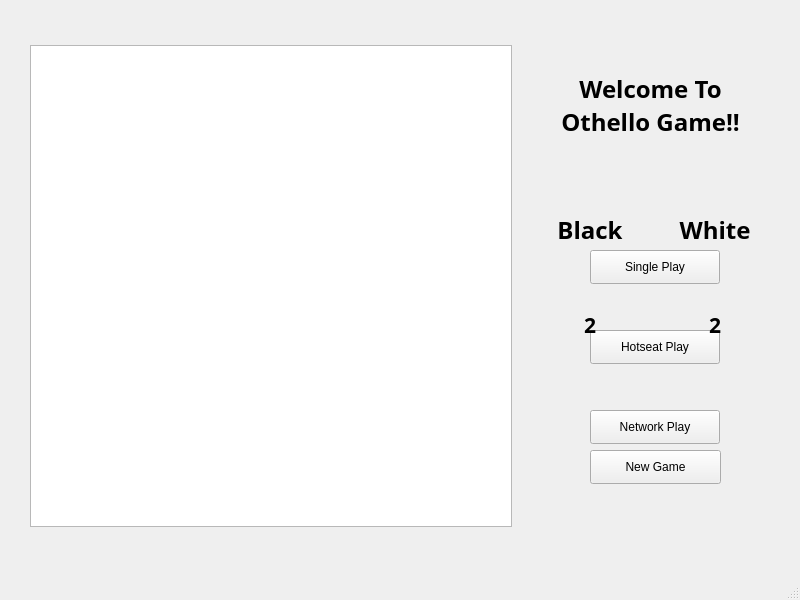
<?xml version="1.0" encoding="UTF-8"?>
<ui version="4.0">
 <class>MainWindow</class>
 <widget class="QMainWindow" name="MainWindow">
  <property name="geometry">
   <rect>
    <x>0</x>
    <y>0</y>
    <width>800</width>
    <height>600</height>
   </rect>
  </property>
  <property name="windowTitle">
   <string>Othello</string>
  </property>
  <widget class="QWidget" name="centralwidget">
   <widget class="QTableView" name="boardTable">
    <property name="geometry">
     <rect>
      <x>30</x>
      <y>45</y>
      <width>482</width>
      <height>482</height>
     </rect>
    </property>
    <property name="sizePolicy">
     <sizepolicy hsizetype="Fixed" vsizetype="Fixed">
      <horstretch>0</horstretch>
      <verstretch>0</verstretch>
     </sizepolicy>
    </property>
    <property name="minimumSize">
     <size>
      <width>482</width>
      <height>482</height>
     </size>
    </property>
    <property name="maximumSize">
     <size>
      <width>482</width>
      <height>482</height>
     </size>
    </property>
    <property name="font">
     <font>
      <pointsize>12</pointsize>
     </font>
    </property>
    <property name="cursor" stdset="0">
     <cursorShape>ArrowCursor</cursorShape>
    </property>
    <property name="focusPolicy">
     <enum>Qt::NoFocus</enum>
    </property>
    <property name="verticalScrollBarPolicy">
     <enum>Qt::ScrollBarAlwaysOff</enum>
    </property>
    <property name="horizontalScrollBarPolicy">
     <enum>Qt::ScrollBarAlwaysOff</enum>
    </property>
    <property name="sizeAdjustPolicy">
     <enum>QAbstractScrollArea::AdjustIgnored</enum>
    </property>
    <property name="autoScroll">
     <bool>false</bool>
    </property>
    <property name="selectionMode">
     <enum>QAbstractItemView::NoSelection</enum>
    </property>
    <property name="wordWrap">
     <bool>true</bool>
    </property>
    <attribute name="horizontalHeaderVisible">
     <bool>false</bool>
    </attribute>
    <attribute name="horizontalHeaderMinimumSectionSize">
     <number>60</number>
    </attribute>
    <attribute name="horizontalHeaderDefaultSectionSize">
     <number>60</number>
    </attribute>
    <attribute name="verticalHeaderVisible">
     <bool>false</bool>
    </attribute>
    <attribute name="verticalHeaderMinimumSectionSize">
     <number>60</number>
    </attribute>
    <attribute name="verticalHeaderDefaultSectionSize">
     <number>60</number>
    </attribute>
   </widget>
   <widget class="QLabel" name="titleLabel">
    <property name="geometry">
     <rect>
      <x>510</x>
      <y>20</y>
      <width>281</width>
      <height>171</height>
     </rect>
    </property>
    <property name="font">
     <font>
      <family>맑은 고딕</family>
      <pointsize>18</pointsize>
      <weight>75</weight>
      <bold>true</bold>
     </font>
    </property>
    <property name="text">
     <string>Welcome To
Othello Game!!</string>
    </property>
    <property name="alignment">
     <set>Qt::AlignCenter</set>
    </property>
   </widget>
   <widget class="QPushButton" name="singlePlayBtn">
    <property name="geometry">
     <rect>
      <x>590</x>
      <y>250</y>
      <width>130</width>
      <height>34</height>
     </rect>
    </property>
    <property name="text">
     <string>Single Play</string>
    </property>
   </widget>
   <widget class="QPushButton" name="hotseatPlayBtn">
    <property name="geometry">
     <rect>
      <x>590</x>
      <y>330</y>
      <width>130</width>
      <height>34</height>
     </rect>
    </property>
    <property name="text">
     <string>Hotseat Play</string>
    </property>
   </widget>
   <widget class="QPushButton" name="networkPlayBtn">
    <property name="geometry">
     <rect>
      <x>590</x>
      <y>410</y>
      <width>130</width>
      <height>34</height>
     </rect>
    </property>
    <property name="text">
     <string>Network Play</string>
    </property>
   </widget>
   <widget class="QLabel" name="scoreBlackLbl">
    <property name="geometry">
     <rect>
      <x>550</x>
      <y>300</y>
      <width>80</width>
      <height>50</height>
     </rect>
    </property>
    <property name="font">
     <font>
      <family>넥슨Lv1고딕 Bold</family>
      <pointsize>16</pointsize>
      <weight>75</weight>
      <bold>true</bold>
     </font>
    </property>
    <property name="text">
     <string>2</string>
    </property>
    <property name="alignment">
     <set>Qt::AlignCenter</set>
    </property>
   </widget>
   <widget class="QLabel" name="scoreWhiteLbl">
    <property name="geometry">
     <rect>
      <x>675</x>
      <y>300</y>
      <width>80</width>
      <height>50</height>
     </rect>
    </property>
    <property name="font">
     <font>
      <family>넥슨Lv1고딕 Bold</family>
      <pointsize>16</pointsize>
      <weight>75</weight>
      <bold>true</bold>
     </font>
    </property>
    <property name="text">
     <string>2</string>
    </property>
    <property name="alignment">
     <set>Qt::AlignCenter</set>
    </property>
   </widget>
   <widget class="QLabel" name="blackLbl">
    <property name="geometry">
     <rect>
      <x>540</x>
      <y>200</y>
      <width>100</width>
      <height>60</height>
     </rect>
    </property>
    <property name="font">
     <font>
      <family>넥슨Lv1고딕 Bold</family>
      <pointsize>18</pointsize>
      <weight>75</weight>
      <bold>true</bold>
     </font>
    </property>
    <property name="text">
     <string>Black</string>
    </property>
    <property name="alignment">
     <set>Qt::AlignCenter</set>
    </property>
   </widget>
   <widget class="QLabel" name="whiteLbl">
    <property name="geometry">
     <rect>
      <x>665</x>
      <y>200</y>
      <width>100</width>
      <height>60</height>
     </rect>
    </property>
    <property name="font">
     <font>
      <family>넥슨Lv1고딕 Bold</family>
      <pointsize>18</pointsize>
      <weight>75</weight>
      <bold>true</bold>
     </font>
    </property>
    <property name="text">
     <string>White</string>
    </property>
    <property name="alignment">
     <set>Qt::AlignCenter</set>
    </property>
   </widget>
   <widget class="QPushButton" name="newGameBtn">
    <property name="geometry">
     <rect>
      <x>590</x>
      <y>450</y>
      <width>131</width>
      <height>34</height>
     </rect>
    </property>
    <property name="text">
     <string>New Game</string>
    </property>
   </widget>
  </widget>
  <widget class="QMenuBar" name="menubar">
   <property name="geometry">
    <rect>
     <x>0</x>
     <y>0</y>
     <width>800</width>
     <height>30</height>
    </rect>
   </property>
  </widget>
  <widget class="QStatusBar" name="statusbar"/>
  <action name="actionNew">
   <property name="text">
    <string>New</string>
   </property>
  </action>
  <action name="actionExit">
   <property name="text">
    <string>Exit</string>
   </property>
  </action>
 </widget>
 <resources/>
 <connections/>
</ui>
